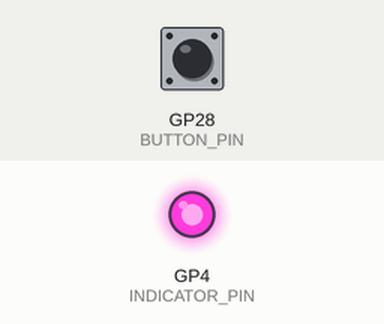
Recording of a sketch running on a simulated Raspberry Pi Pico. Parts: output pins drawn as LEDs (lit = HIGH). The inputs (shaded band) are chosen by the test bench; at power-on: GP28 (BUTTON_PIN) HIGH. Random numbers use the default seed unless the sketch sets one.

Above: at 2.8 s.
2.9 s: GP28 (BUTTON_PIN) pulled LOW for 3.2 s
At 8.8 s:
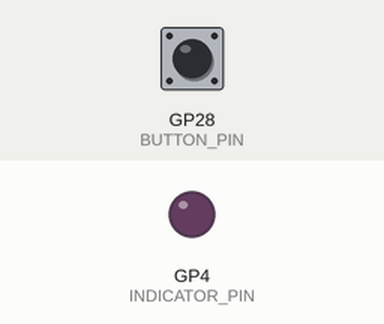
Timing chart, 0 to 15.5 s (numbered marks = the images above; inputs shaded):
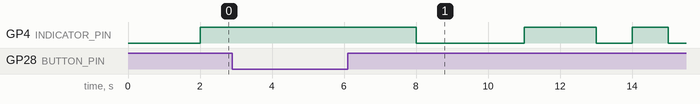

The sketch:

sketch.ino
```cpp
#define INDICATOR_PIN 4
#define BUTTON_PIN 28
#define MIN_VAL 0
#define MAX_VAL 100
#define INDICATOR_BOUND 50

bool button_is_pressed;

void setup() {
  Serial1.begin(115200);
  pinMode(INDICATOR_PIN, OUTPUT);
  pinMode(BUTTON_PIN, INPUT_PULLUP);

  Serial1.println("Raspberry Pi Pico is set!");
}

// Switch on led on value higher than threshold
// or when button is pressed
void update_led(int value) {
  if (value > INDICATOR_BOUND || button_is_pressed){
    digitalWrite(INDICATOR_PIN, HIGH);
  } else {
    digitalWrite(INDICATOR_PIN, LOW);
  }
}

void button_handler() {
  String button_status_str;
  int button_state = digitalRead(BUTTON_PIN);

  if (button_state == LOW) {
    button_is_pressed = true;
    button_status_str = " ";
  } else {
    button_is_pressed = false;
    button_status_str = " not ";
  }
  Serial1.println("Button is" + button_status_str + "pressed");
}

void loop() {
  int rand_val = random(MIN_VAL, MAX_VAL);
  Serial1.println("Random value is: " + String(rand_val));

  button_handler();
  update_led(rand_val);
  delay(1000);
}
```
